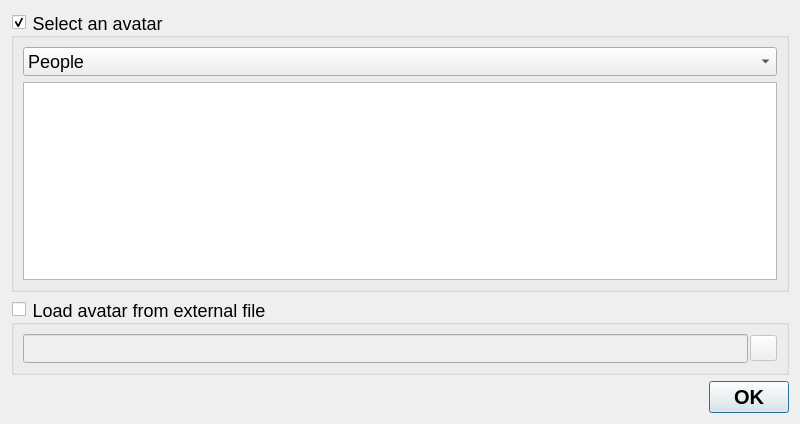
<?xml version="1.0" encoding="UTF-8"?>
<ui version="4.0">
 <class>selectAvatarDialog</class>
 <widget class="QDialog" name="selectAvatarDialog">
  <property name="geometry">
   <rect>
    <x>0</x>
    <y>0</y>
    <width>800</width>
    <height>424</height>
   </rect>
  </property>
  <property name="sizePolicy">
   <sizepolicy hsizetype="Fixed" vsizetype="Fixed">
    <horstretch>0</horstretch>
    <verstretch>0</verstretch>
   </sizepolicy>
  </property>
  <property name="minimumSize">
   <size>
    <width>800</width>
    <height>424</height>
   </size>
  </property>
  <property name="maximumSize">
   <size>
    <width>800</width>
    <height>424</height>
   </size>
  </property>
  <property name="windowTitle">
   <string>Please select an avatar</string>
  </property>
  <property name="styleSheet">
   <string notr="true">QObject {font: 18px}</string>
  </property>
  <layout class="QGridLayout">
   <item row="0" column="0">
    <widget class="QGroupBox" name="groupBox">
     <property name="title">
      <string>Select an avatar</string>
     </property>
     <property name="checkable">
      <bool>true</bool>
     </property>
     <property name="checked">
      <bool>true</bool>
     </property>
     <layout class="QGridLayout">
      <item row="0" column="0">
       <widget class="QComboBox" name="comboBox_avatarViewCategorie">
        <item>
         <property name="text">
          <string>People</string>
         </property>
        </item>
        <item>
         <property name="text">
          <string>Miscellaneous</string>
         </property>
        </item>
       </widget>
      </item>
      <item row="1" column="0">
       <widget class="QListWidget" name="listWidget"/>
      </item>
     </layout>
    </widget>
   </item>
   <item row="1" column="0">
    <widget class="QGroupBox" name="groupBox_2">
     <property name="title">
      <string>Load avatar from external file</string>
     </property>
     <property name="checkable">
      <bool>true</bool>
     </property>
     <property name="checked">
      <bool>false</bool>
     </property>
     <layout class="QGridLayout">
      <property name="margin">
       <number>9</number>
      </property>
      <property name="spacing">
       <number>2</number>
      </property>
      <item row="0" column="1">
       <widget class="QPushButton" name="pushButton_OpenAvatarFile">
        <property name="minimumSize">
         <size>
          <width>27</width>
          <height>26</height>
         </size>
        </property>
        <property name="maximumSize">
         <size>
          <width>27</width>
          <height>26</height>
         </size>
        </property>
       </widget>
      </item>
      <item row="0" column="0">
       <widget class="QLineEdit" name="lineEdit"/>
      </item>
     </layout>
    </widget>
   </item>
   <item row="2" column="0">
    <widget class="QDialogButtonBox" name="buttonBox">
     <property name="styleSheet">
      <string notr="true">QObject {font: bold 20px}</string>
     </property>
     <property name="orientation">
      <enum>Qt::Horizontal</enum>
     </property>
     <property name="standardButtons">
      <set>QDialogButtonBox::Ok</set>
     </property>
    </widget>
   </item>
  </layout>
 </widget>
 <tabstops>
  <tabstop>groupBox</tabstop>
  <tabstop>comboBox_avatarViewCategorie</tabstop>
  <tabstop>listWidget</tabstop>
  <tabstop>groupBox_2</tabstop>
  <tabstop>lineEdit</tabstop>
  <tabstop>pushButton_OpenAvatarFile</tabstop>
  <tabstop>buttonBox</tabstop>
 </tabstops>
 <resources/>
 <connections>
  <connection>
   <sender>buttonBox</sender>
   <signal>rejected()</signal>
   <receiver>selectAvatarDialog</receiver>
   <slot>reject()</slot>
   <hints>
    <hint type="sourcelabel">
     <x>316</x>
     <y>488</y>
    </hint>
    <hint type="destinationlabel">
     <x>286</x>
     <y>274</y>
    </hint>
   </hints>
  </connection>
  <connection>
   <sender>groupBox</sender>
   <signal>toggled(bool)</signal>
   <receiver>listWidget</receiver>
   <slot>setEnabled(bool)</slot>
   <hints>
    <hint type="sourcelabel">
     <x>47</x>
     <y>15</y>
    </hint>
    <hint type="destinationlabel">
     <x>273</x>
     <y>159</y>
    </hint>
   </hints>
  </connection>
  <connection>
   <sender>groupBox_2</sender>
   <signal>toggled(bool)</signal>
   <receiver>lineEdit</receiver>
   <slot>setEnabled(bool)</slot>
   <hints>
    <hint type="sourcelabel">
     <x>42</x>
     <y>395</y>
    </hint>
    <hint type="destinationlabel">
     <x>268</x>
     <y>439</y>
    </hint>
   </hints>
  </connection>
  <connection>
   <sender>groupBox_2</sender>
   <signal>toggled(bool)</signal>
   <receiver>pushButton_OpenAvatarFile</receiver>
   <slot>setEnabled(bool)</slot>
   <hints>
    <hint type="sourcelabel">
     <x>273</x>
     <y>418</y>
    </hint>
    <hint type="destinationlabel">
     <x>527</x>
     <y>440</y>
    </hint>
   </hints>
  </connection>
  <connection>
   <sender>groupBox</sender>
   <signal>toggled(bool)</signal>
   <receiver>comboBox_avatarViewCategorie</receiver>
   <slot>setEnabled(bool)</slot>
   <hints>
    <hint type="sourcelabel">
     <x>80</x>
     <y>16</y>
    </hint>
    <hint type="destinationlabel">
     <x>87</x>
     <y>38</y>
    </hint>
   </hints>
  </connection>
 </connections>
</ui>
